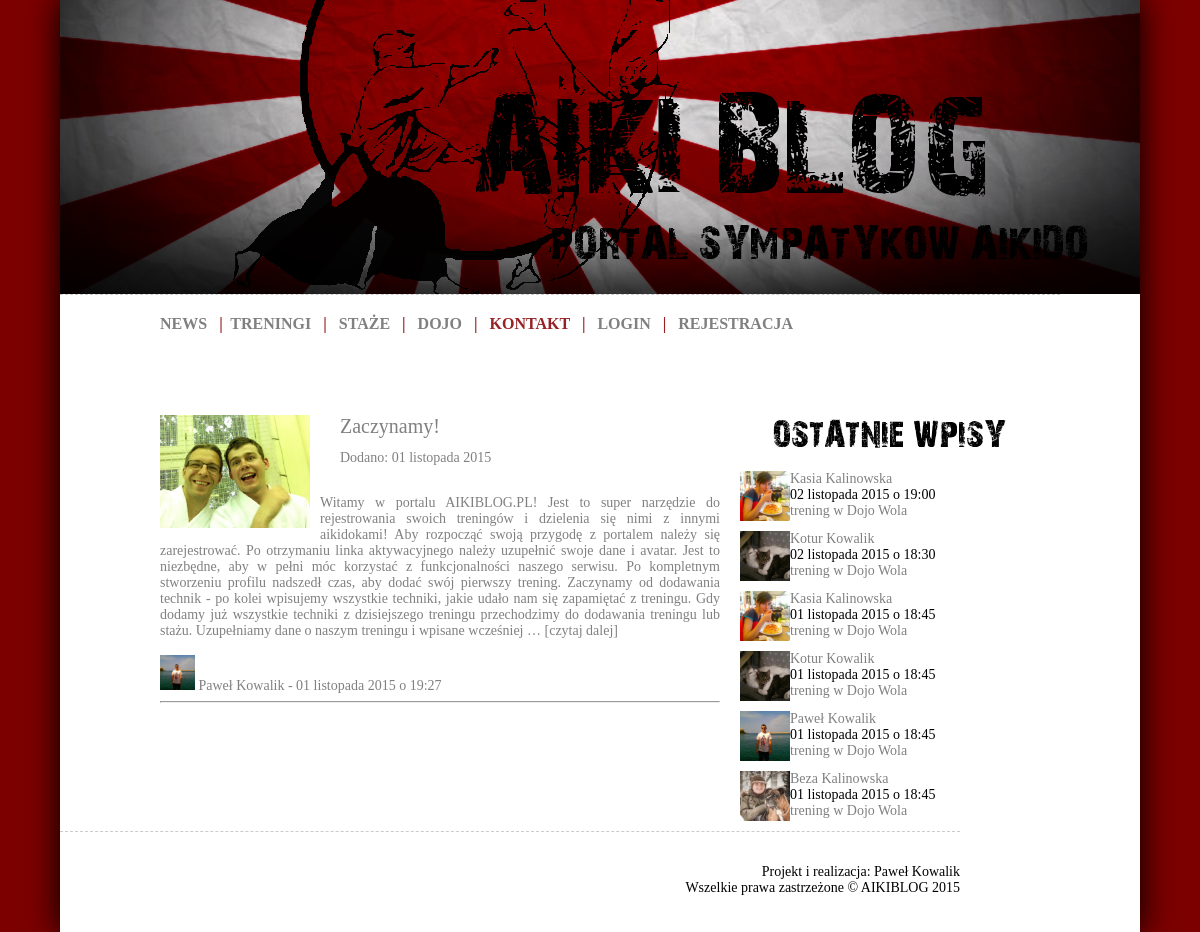
Page // on the earlier database version.
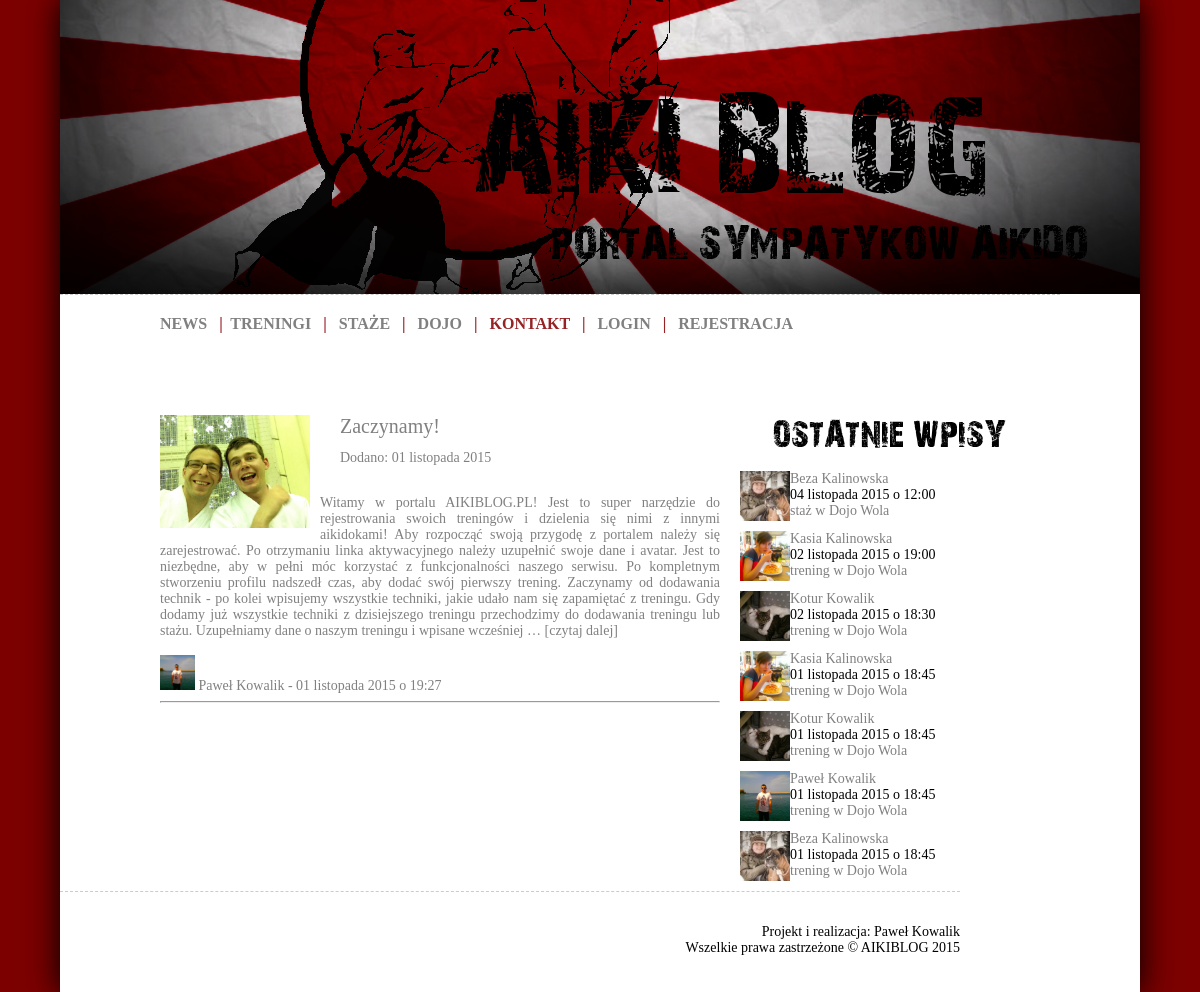
Same page on the later database version.
### aikiblog/models.py (models this page shows, shortened)
class News(models.Model):
    title = models.CharField('Tytuł', max_length=50)
    slug = models.SlugField('Odnosnik', max_length=50)
    posted_date = models.DateTimeField('Data publikacji')
    image = models.ImageField(upload_to='static/news', null=True, blank=True, verbose_name='Zdjęcie')
    text = models.TextField(null=True, blank=True, verbose_name='Treść')
    author = models.ForeignKey(User, verbose_name='Autor')
    class Meta:
        verbose_name = "News"
        verbose_name_plural = "Newsy"

class User(AbstractUser):
    SEX = (
        ('K','Kobieta'),
        ('M','Mężczyzna'),
    )
    avatar = models.ImageField(upload_to='static/avatars/%Y/%m/%d', null=True, blank=True)
    start_year = models.IntegerField(null=True, blank=True, verbose_name='Trenuje od')
    about_text = models.TextField(null=True, blank=True, verbose_name='O mnie')
    sex = models.CharField(max_length=1, choices=SEX, verbose_name='Płeć')

class Training(models.Model):
    TYPE = (
        ('T','trening'),
        ('S','staż'),
    )
    user = models.ForeignKey(User, verbose_name='Ćwiczący', null=True, blank=True)
    date = models.DateTimeField('Data i godzina treningu')
    place = models.ForeignKey(Dojo, verbose_name='Miejsce treningu')
    sensei = models.ForeignKey(Sensei, verbose_name='Sensei')
    slug = models.SlugField('Odnosnik', max_length=50, null=True, blank=True)
    techniques = models.ManyToManyField(TechTren, verbose_name='Techniki')
    type = models.CharField(max_length=1, choices=TYPE, verbose_name='Typ')
    notes = models.TextField(verbose_name="Notatki")
    class Meta:
        verbose_name = "Trening"
        verbose_name_plural = "Treningi"

class Dojo(models.Model):
    name = models.CharField('Nazwa dojo', max_length=50)
    slug = models.SlugField('Odnosnik', max_length=50)
    start_year = models.IntegerField(verbose_name='Rok założenia')
    city = models.CharField('Miasto', max_length=50)
    adress = models.CharField('Adres', max_length=50)
    sensei = models.ForeignKey(Sensei, verbose_name='Sensei')
    image1 = models.ImageField(upload_to='static/dojo', verbose_name='Zdjęcie 1')
    image2 = models.ImageField(upload_to='static/dojo', null=True, blank=True, verbose_name='Zdjęcie 2')
    image3 = models.ImageField(upload_to='static/dojo', null=True, blank=True, verbose_name='Zdjęcie 3')
    story = models.TextField(null=True, blank=True, verbose_name='Historia')
    trainings = models.TextField(null=True, blank=True, verbose_name='Treningi')
    users = models.ManyToManyField(User, blank=True, verbose_name='Byli tutaj')
    class Meta:
        verbose_name = "Dojo"
        verbose_name_plural = "Dojo"
    def __unicode__(self):
        return self.name

### aikiblog/views.py (called while the page is built)
    def get_context_data(self, **kwargs):
        context = super(NewsList, self).get_context_data(**kwargs)
        context['all_trainings'] = Training.objects.order_by('-date')[:7]
        return context

### aikiblog/templates/aikiblog/news_list.html (shortened to what this page needs)
{% extends "base.html" %}
{% block content %}
{% for entry in news_list %}
<div id="post">
    <div id="post_avatar_news"><img src="{{ STATIC_URL|cut:'static/' }}{{ entry.image }}" width=150 alt="" class="center" /></a></div>
        <div id="post_head_news"><a href="{% url "news-detail" entry.slug %}">{{ entry.title }}</a>
            </div>
        <div id="post_head_news2">Dodano: {{ entry.posted_date|date:"d E Y" }}
            </div>
        <div id="post_body_news">
        {{ entry.text|truncatewords:100 }}<a href="{% url "news-detail" entry.slug %}#content"> [czytaj dalej]</a><br><br>
         <a href="{% url "user-detail" entry.author.id %}"><img src="{{ STATIC_URL|cut:'static/' }}{{ entry.author.avatar }}" height=35>
             {{ entry.author.first_name }} {{ entry.author.last_name }}</a> - {{ entry.posted_date|date:"d E Y" }}
            o {{ entry.posted_date|date:"H:i" }}
        </div>
</div>
<hr>
{% endfor  %}
{% endblock %}
{% block menuright %}
    {% include "aikiblog/parts/menuright.html" %}
{% endblock %}

### aikiblog/templates/base.html (shortened to what this page needs)
{% load staticfiles %}
<!DOCTYPE html PUBLIC "-//W3C//DTD HTML 4.01//EN">
<html><head>
  <link rel="stylesheet" type="text/css" href="{{ STATIC_URL }}style.css"  />
</head>
<body>
<div id="top">
	<div id="NAGLOWEK">&nbsp;</div>
        <div id="menu">
            <a href="{% url "news-list" %}">NEWS</a> &nbsp;
            |&nbsp; <a href="{% url "training-list" %}">TRENINGI</a> &nbsp;
            | &nbsp; <a href="{% url "stage-list" %}">STAŻE</a> &nbsp;
            | &nbsp; <a href="{% url "dojo-list" %}">DOJO</a> &nbsp;
            | &nbsp; KONTAKT &nbsp;
            {% if not request.user.is_authenticated %}
                | &nbsp; <a href="{% url 'auth_login' %}">LOGIN</a> &nbsp;
                | &nbsp; <a href="{% url 'registration_register' %}">REJESTRACJA</a> &nbsp;
            {% endif %}
            </div>
        <div id="container">
            <div id="main">
            {% block content %}
	        {% endblock %}
        </div>
                {% block menuright %}
                {% endblock %}
        </div>
        <div id="footer">
            <br><br>
            Projekt i realizacja: Paweł Kowalik<br> Wszelkie prawa zastrzeżone © AIKIBLOG 2015
        </div>
</div>
</body></html>

### aikiblog/templates/aikiblog/parts/menuright.html
<div id="menuright">
        <div id="menuright_logo">
        </div>
        <br>
        {% for entry in all_trainings %}
        <div id="menuright_post">
            <div id="menuright_avatar">
                <a href="{% url "user-detail" entry.user.id %}"><img src="{{ STATIC_URL|cut:'static/' }}{{ entry.user.avatar }}" height=50/></a>
            </div>
            <div id="menuright_head">
                <a href="{% url "user-detail" entry.user.id %}">{{ entry.user.first_name }} {{ entry.user.last_name }}</a><br>
                {{ entry.date|date:"d E Y" }} o {{ entry.date|date:"H:i" }}<br>
                <a href="{% url "training-detail" entry.slug %}">
                {% ifequal entry.type "T" %}
                trening
                {% endifequal %}
                {% ifequal entry.type "S" %}
                staż
                {% endifequal %}
                w {{ entry.place }}</a>
            </div>
        </div>
        {% endfor %}
        <br>
    </div>

### static/style.css (style rules this page uses)
html, body { background-image:url(images/bg.png); background-color: #eeeeee; color: #000; margin: 0; padding: 0; text-align: center; text-shadow: 1px 1px 0px white; }
a:link { color: #808080; text-decoration: none; background-color: transparent; }
#top { width: 1080px; margin-left: auto; margin-right: auto; padding-left: 0px; padding-right: 0px; text-align: center; background-color: #ffffff; box-shadow: 0 0 30px 1px black; }
#NAGLOWEK { background-image:url(images/logo03.png); width: 1080px; height: 294px; background-color: #eeeeee; clear:both; }
#menu { width: 900px; height: 100px; text-align: left; text-decoration:none; font-weight: bold; font-family: Trebuchet MS; color: #962225; padding-top: 20px; padding-left: 100px; border-top: 1px dashed #CBCBCB; clear:both; }
#main { width: 560px; height:auto; float: left; padding-right: 20px; padding-left: 100px; text-align: justify; color: #808080; }
#menuright { width: 300px; float: right; height:auto; padding-right: 100px; }
#menuright_logo { background-image:url(images/recent_training.png); width: 300px; height: 40px; }
#menuright_post { height: 60px; float: left; }
#menuright_avatar { height: 50px; width: 50px; float: left; }
#menuright_head { width: 250px; float: right; font: 14px Verdana; text-align: left; }
#container { width: auto; height: auto; padding-top: 0px; font: 14px Verdana; }
#post { width: auto; }
#post_avatar_news { height: auto; width: 160px; float: left; }
#post_head_news { width: 380px; height: 35px; float: right; font: 20px Verdana; }
#post_head_news2 { width: 380px; height: 35px; float: right; font: 14px Verdana; }
#post_body_news { padding-top: 80px; }
#footer { font: 14px Verdana; clear:both; background-color:#ffffff; width: 900px; height: 100px; text-align: right; border-top: 1px dashed #CBCBCB; }

Differences in the rows shown:
added Training: user.avatar (picture), user.first_name "Beza", user.last_name "Kalinowska", date "04 listopada 2015", date "12:00", place "Dojo Wola"
